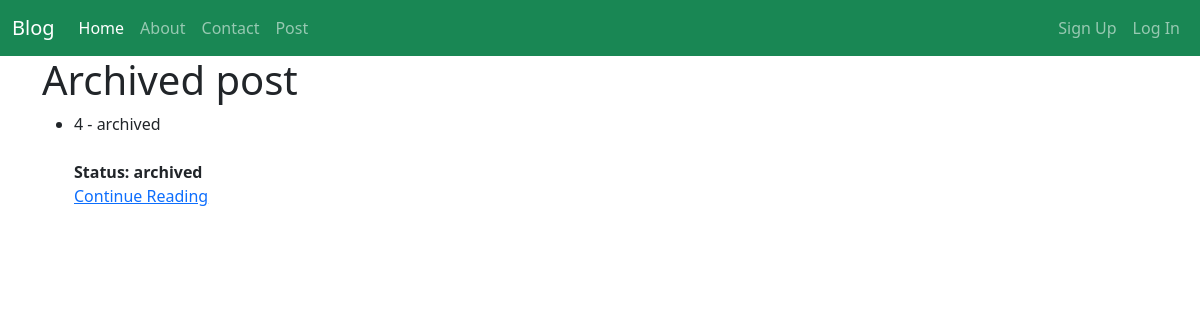
/posts/archive/, run on the app's committed database.
### posts/models.py (models this page shows, shortened)
class post(models.Model): #OOP (Object Oriented Programing)
    title = models.CharField(max_length=128)
    subtitle = models.CharField(max_length=256)
    body = models.TextField()
    created_on = models.DateTimeField(auto_now_add=True)
    author = models.ForeignKey(
        get_user_model(),
        on_delete=models.CASCADE
    ) #User Model
    status = models.ForeignKey(
        Status,
        on_delete=models.DO_NOTHING
    )

class Status(models.Model):
    class Meta:
        verbose_name_plural = "Status"
    name = models.CharField(max_length=128, unique=True)
    description = models.CharField(max_length=200, help_text="Write a description about the status")
    def __str__(self):
        return f"{self.name}"

### posts/views.py (the view)
# urls.py: path("archive/", PostArchiveListView.as_view(), name="post_archive_list"),
class PostArchiveListView(ListView):
    template_name = "posts/list.html"
    archived_status = Status.objects.get(name="archived")
    queryset = post.objects.filter(status=archived_status)
    context_object_name = "posts"
    def get_context_data(self, **kwargs):
        context = super().get_context_data(**kwargs)
        context["post_status"] = "Archived"
        return context

### templates/posts/list.html (shortened to what this page needs)
{% extends 'base.html' %}
{% block content %}
    <h1>{{ post_status }} post</h1>
    <div>
        <ul>
            {% for post in posts  %}
            <li>{{post.id}} - {{post.title}}</li><br>
            <span><strong>Status: {{ post.status }}</strong></span> <br>
            <a href="{% url 'post_detail' post.id %}">Continue Reading</a>
            {% endfor %}
        </ul>
    </div>
{% endblock %}

### data on the page
post: id "4", title "archived", status "archived"

### other printed values
{{ post_status }} "Archived"
